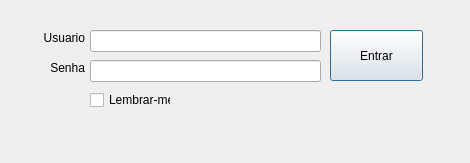
<?xml version="1.0" encoding="UTF-8"?>
<ui version="4.0">
 <class>Dialog</class>
 <widget class="QDialog" name="Dialog">
  <property name="geometry">
   <rect>
    <x>0</x>
    <y>0</y>
    <width>470</width>
    <height>163</height>
   </rect>
  </property>
  <property name="windowTitle">
   <string>Dialog</string>
  </property>
  <widget class="QLineEdit" name="user_input">
   <property name="geometry">
    <rect>
     <x>90</x>
     <y>30</y>
     <width>231</width>
     <height>22</height>
    </rect>
   </property>
  </widget>
  <widget class="QLineEdit" name="password_input">
   <property name="geometry">
    <rect>
     <x>90</x>
     <y>60</y>
     <width>231</width>
     <height>22</height>
    </rect>
   </property>
  </widget>
  <widget class="QLabel" name="user_label">
   <property name="geometry">
    <rect>
     <x>30</x>
     <y>30</y>
     <width>55</width>
     <height>16</height>
    </rect>
   </property>
   <property name="text">
    <string>Usuario</string>
   </property>
   <property name="alignment">
    <set>Qt::AlignRight|Qt::AlignTrailing|Qt::AlignVCenter</set>
   </property>
  </widget>
  <widget class="QLabel" name="password_label">
   <property name="geometry">
    <rect>
     <x>30</x>
     <y>60</y>
     <width>55</width>
     <height>16</height>
    </rect>
   </property>
   <property name="text">
    <string>Senha</string>
   </property>
   <property name="alignment">
    <set>Qt::AlignRight|Qt::AlignTrailing|Qt::AlignVCenter</set>
   </property>
  </widget>
  <widget class="QCheckBox" name="remember_checkbox">
   <property name="geometry">
    <rect>
     <x>90</x>
     <y>90</y>
     <width>81</width>
     <height>20</height>
    </rect>
   </property>
   <property name="text">
    <string>Lembrar-me</string>
   </property>
  </widget>
  <widget class="QPushButton" name="login_button">
   <property name="geometry">
    <rect>
     <x>330</x>
     <y>30</y>
     <width>93</width>
     <height>51</height>
    </rect>
   </property>
   <property name="text">
    <string>Entrar</string>
   </property>
  </widget>
 </widget>
 <resources/>
 <connections/>
</ui>
